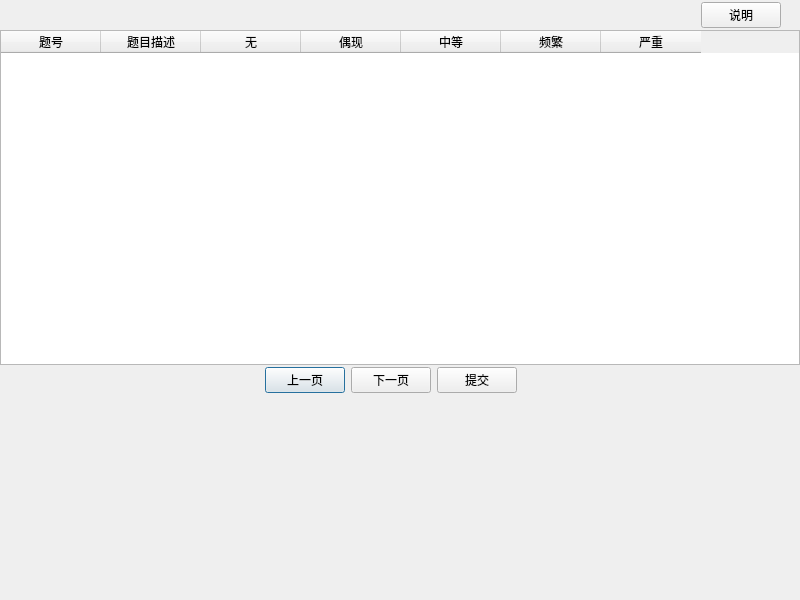
<?xml version="1.0" encoding="UTF-8"?>
<ui version="4.0">
 <class>SCL_90</class>
 <widget class="QDialog" name="SCL_90">
  <property name="geometry">
   <rect>
    <x>0</x>
    <y>0</y>
    <width>800</width>
    <height>600</height>
   </rect>
  </property>
  <property name="windowTitle">
   <string>Dialog</string>
  </property>
  <widget class="QStackedWidget" name="stackedWidget">
   <property name="geometry">
    <rect>
     <x>-10</x>
     <y>0</y>
     <width>811</width>
     <height>591</height>
    </rect>
   </property>
   <property name="currentIndex">
    <number>0</number>
   </property>
   <widget class="QWidget" name="page">
    <widget class="QWidget" name="horizontalLayoutWidget_3">
     <property name="geometry">
      <rect>
       <x>10</x>
       <y>440</y>
       <width>781</width>
       <height>41</height>
      </rect>
     </property>
     <layout class="QHBoxLayout" name="horizontalLayout_3">
      <item>
       <spacer name="horizontalSpacer_5">
        <property name="orientation">
         <enum>Qt::Orientation::Horizontal</enum>
        </property>
        <property name="sizeHint" stdset="0">
         <size>
          <width>40</width>
          <height>20</height>
         </size>
        </property>
       </spacer>
      </item>
      <item>
       <widget class="QLabel" name="hint">
        <property name="text">
         <string/>
        </property>
       </widget>
      </item>
      <item>
       <spacer name="horizontalSpacer_4">
        <property name="orientation">
         <enum>Qt::Orientation::Horizontal</enum>
        </property>
        <property name="sizeHint" stdset="0">
         <size>
          <width>40</width>
          <height>20</height>
         </size>
        </property>
       </spacer>
      </item>
     </layout>
    </widget>
    <widget class="QWidget" name="horizontalLayoutWidget_2">
     <property name="geometry">
      <rect>
       <x>10</x>
       <y>360</y>
       <width>781</width>
       <height>41</height>
      </rect>
     </property>
     <layout class="QHBoxLayout" name="horizontalLayout_2">
      <item>
       <spacer name="horizontalSpacer_2">
        <property name="orientation">
         <enum>Qt::Orientation::Horizontal</enum>
        </property>
        <property name="sizeHint" stdset="0">
         <size>
          <width>40</width>
          <height>20</height>
         </size>
        </property>
       </spacer>
      </item>
      <item>
       <widget class="QPushButton" name="prePage">
        <property name="text">
         <string>上一页</string>
        </property>
       </widget>
      </item>
      <item>
       <widget class="QPushButton" name="nextPage">
        <property name="text">
         <string>下一页</string>
        </property>
       </widget>
      </item>
      <item>
       <widget class="QPushButton" name="submit">
        <property name="text">
         <string>提交</string>
        </property>
       </widget>
      </item>
      <item>
       <spacer name="horizontalSpacer_3">
        <property name="orientation">
         <enum>Qt::Orientation::Horizontal</enum>
        </property>
        <property name="sizeHint" stdset="0">
         <size>
          <width>40</width>
          <height>20</height>
         </size>
        </property>
       </spacer>
      </item>
     </layout>
    </widget>
    <widget class="QTableWidget" name="Main_table">
     <property name="geometry">
      <rect>
       <x>10</x>
       <y>30</y>
       <width>800</width>
       <height>335</height>
      </rect>
     </property>
     <property name="font">
      <font>
       <pointsize>9</pointsize>
      </font>
     </property>
     <property name="styleSheet">
      <string notr="true">selection-background-color: rgb(200, 200, 200);
alternate-background-color: rgb(210, 239, 255);</string>
     </property>
     <property name="editTriggers">
      <set>QAbstractItemView::EditTrigger::NoEditTriggers</set>
     </property>
     <property name="rowCount">
      <number>0</number>
     </property>
     <attribute name="verticalHeaderVisible">
      <bool>false</bool>
     </attribute>
     <column>
      <property name="text">
       <string>题号</string>
      </property>
     </column>
     <column>
      <property name="text">
       <string>题目描述</string>
      </property>
     </column>
     <column>
      <property name="text">
       <string>无</string>
      </property>
     </column>
     <column>
      <property name="text">
       <string>偶现</string>
      </property>
     </column>
     <column>
      <property name="text">
       <string>中等</string>
      </property>
     </column>
     <column>
      <property name="text">
       <string>频繁</string>
      </property>
     </column>
     <column>
      <property name="text">
       <string>严重</string>
      </property>
     </column>
    </widget>
    <widget class="QWidget" name="horizontalLayoutWidget">
     <property name="geometry">
      <rect>
       <x>10</x>
       <y>0</y>
       <width>781</width>
       <height>31</height>
      </rect>
     </property>
     <layout class="QHBoxLayout" name="horizontalLayout">
      <item>
       <spacer name="horizontalSpacer">
        <property name="orientation">
         <enum>Qt::Orientation::Horizontal</enum>
        </property>
        <property name="sizeHint" stdset="0">
         <size>
          <width>40</width>
          <height>20</height>
         </size>
        </property>
       </spacer>
      </item>
      <item>
       <widget class="QPushButton" name="pushButton_3">
        <property name="text">
         <string>说明</string>
        </property>
       </widget>
      </item>
     </layout>
    </widget>
    <widget class="QWidget" name="horizontalLayoutWidget_4">
     <property name="geometry">
      <rect>
       <x>10</x>
       <y>400</y>
       <width>781</width>
       <height>41</height>
      </rect>
     </property>
     <layout class="QHBoxLayout" name="horizontalLayout_4">
      <item>
       <spacer name="horizontalSpacer_6">
        <property name="orientation">
         <enum>Qt::Orientation::Horizontal</enum>
        </property>
        <property name="sizeHint" stdset="0">
         <size>
          <width>40</width>
          <height>20</height>
         </size>
        </property>
       </spacer>
      </item>
      <item>
       <widget class="QLabel" name="pageHint">
        <property name="text">
         <string/>
        </property>
       </widget>
      </item>
      <item>
       <spacer name="horizontalSpacer_7">
        <property name="orientation">
         <enum>Qt::Orientation::Horizontal</enum>
        </property>
        <property name="sizeHint" stdset="0">
         <size>
          <width>40</width>
          <height>20</height>
         </size>
        </property>
       </spacer>
      </item>
     </layout>
    </widget>
   </widget>
   <widget class="QWidget" name="page_2">
    <widget class="QWidget" name="horizontalLayoutWidget_7">
     <property name="geometry">
      <rect>
       <x>20</x>
       <y>10</y>
       <width>771</width>
       <height>151</height>
      </rect>
     </property>
     <layout class="QHBoxLayout" name="horizontalLayout_7">
      <item>
       <layout class="QVBoxLayout" name="verticalLayout_2">
        <item>
         <widget class="QLabel" name="label">
          <property name="font">
           <font>
            <pointsize>18</pointsize>
           </font>
          </property>
          <property name="text">
           <string>总项目数        90</string>
          </property>
          <property name="alignment">
           <set>Qt::AlignmentFlag::AlignCenter</set>
          </property>
         </widget>
        </item>
        <item>
         <layout class="QHBoxLayout" name="horizontalLayout_13">
          <item>
           <widget class="QLabel" name="label_9">
            <property name="font">
             <font>
              <pointsize>11</pointsize>
             </font>
            </property>
            <property name="text">
             <string>用时</string>
            </property>
            <property name="alignment">
             <set>Qt::AlignmentFlag::AlignCenter</set>
            </property>
           </widget>
          </item>
          <item>
           <widget class="QLabel" name="temps">
            <property name="font">
             <font>
              <pointsize>13</pointsize>
             </font>
            </property>
            <property name="text">
             <string>0</string>
            </property>
            <property name="alignment">
             <set>Qt::AlignmentFlag::AlignCenter</set>
            </property>
           </widget>
          </item>
         </layout>
        </item>
        <item>
         <layout class="QHBoxLayout" name="horizontalLayout_11">
          <item>
           <widget class="QLabel" name="label_7">
            <property name="font">
             <font>
              <pointsize>11</pointsize>
             </font>
            </property>
            <property name="text">
             <string>总分</string>
            </property>
            <property name="alignment">
             <set>Qt::AlignmentFlag::AlignCenter</set>
            </property>
           </widget>
          </item>
          <item>
           <widget class="QLabel" name="sum">
            <property name="font">
             <font>
              <pointsize>13</pointsize>
             </font>
            </property>
            <property name="text">
             <string>0</string>
            </property>
            <property name="alignment">
             <set>Qt::AlignmentFlag::AlignCenter</set>
            </property>
           </widget>
          </item>
         </layout>
        </item>
        <item>
         <layout class="QHBoxLayout" name="horizontalLayout_12">
          <item>
           <widget class="QLabel" name="label_8">
            <property name="font">
             <font>
              <pointsize>11</pointsize>
             </font>
            </property>
            <property name="text">
             <string>均分</string>
            </property>
            <property name="alignment">
             <set>Qt::AlignmentFlag::AlignCenter</set>
            </property>
           </widget>
          </item>
          <item>
           <widget class="QLabel" name="avr">
            <property name="font">
             <font>
              <pointsize>13</pointsize>
             </font>
            </property>
            <property name="text">
             <string>0</string>
            </property>
            <property name="alignment">
             <set>Qt::AlignmentFlag::AlignCenter</set>
            </property>
           </widget>
          </item>
         </layout>
        </item>
       </layout>
      </item>
      <item>
       <layout class="QHBoxLayout" name="horizontalLayout_5">
        <item>
         <layout class="QVBoxLayout" name="verticalLayout">
          <item>
           <layout class="QHBoxLayout" name="horizontalLayout_8">
            <item>
             <widget class="QLabel" name="label_4">
              <property name="font">
               <font>
                <pointsize>11</pointsize>
               </font>
              </property>
              <property name="text">
               <string>阴性项目数</string>
              </property>
              <property name="alignment">
               <set>Qt::AlignmentFlag::AlignCenter</set>
              </property>
             </widget>
            </item>
            <item>
             <widget class="QLabel" name="negative_count">
              <property name="font">
               <font>
                <pointsize>13</pointsize>
               </font>
              </property>
              <property name="text">
               <string>0</string>
              </property>
              <property name="alignment">
               <set>Qt::AlignmentFlag::AlignCenter</set>
              </property>
             </widget>
            </item>
           </layout>
          </item>
          <item>
           <layout class="QHBoxLayout" name="horizontalLayout_6">
            <item>
             <widget class="QLabel" name="label_3">
              <property name="font">
               <font>
                <pointsize>11</pointsize>
               </font>
              </property>
              <property name="text">
               <string>阳性项目数</string>
              </property>
              <property name="alignment">
               <set>Qt::AlignmentFlag::AlignCenter</set>
              </property>
             </widget>
            </item>
            <item>
             <widget class="QLabel" name="positive_count">
              <property name="font">
               <font>
                <pointsize>13</pointsize>
               </font>
              </property>
              <property name="text">
               <string>0</string>
              </property>
              <property name="alignment">
               <set>Qt::AlignmentFlag::AlignCenter</set>
              </property>
             </widget>
            </item>
           </layout>
          </item>
          <item>
           <layout class="QHBoxLayout" name="horizontalLayout_9">
            <item>
             <widget class="QLabel" name="label_5">
              <property name="font">
               <font>
                <pointsize>11</pointsize>
               </font>
              </property>
              <property name="text">
               <string>阳性项目分</string>
              </property>
              <property name="alignment">
               <set>Qt::AlignmentFlag::AlignCenter</set>
              </property>
             </widget>
            </item>
            <item>
             <widget class="QLabel" name="positive_sum">
              <property name="font">
               <font>
                <pointsize>13</pointsize>
               </font>
              </property>
              <property name="text">
               <string>0</string>
              </property>
              <property name="alignment">
               <set>Qt::AlignmentFlag::AlignCenter</set>
              </property>
             </widget>
            </item>
           </layout>
          </item>
          <item>
           <layout class="QHBoxLayout" name="horizontalLayout_10">
            <item>
             <widget class="QLabel" name="label_6">
              <property name="font">
               <font>
                <pointsize>11</pointsize>
               </font>
              </property>
              <property name="text">
               <string>阳性项目均分</string>
              </property>
              <property name="alignment">
               <set>Qt::AlignmentFlag::AlignCenter</set>
              </property>
             </widget>
            </item>
            <item>
             <widget class="QLabel" name="positive_avr">
              <property name="font">
               <font>
                <pointsize>13</pointsize>
               </font>
              </property>
              <property name="text">
               <string>0</string>
              </property>
              <property name="alignment">
               <set>Qt::AlignmentFlag::AlignCenter</set>
              </property>
             </widget>
            </item>
           </layout>
          </item>
         </layout>
        </item>
       </layout>
      </item>
     </layout>
    </widget>
    <widget class="QTableWidget" name="PointTable">
     <property name="geometry">
      <rect>
       <x>20</x>
       <y>160</y>
       <width>391</width>
       <height>361</height>
      </rect>
     </property>
     <property name="editTriggers">
      <set>QAbstractItemView::EditTrigger::NoEditTriggers</set>
     </property>
     <row>
      <property name="text">
       <string>躯体化</string>
      </property>
     </row>
     <row>
      <property name="text">
       <string>强迫症状</string>
      </property>
     </row>
     <row>
      <property name="text">
       <string>人际关系敏感</string>
      </property>
     </row>
     <row>
      <property name="text">
       <string>抑郁</string>
      </property>
     </row>
     <row>
      <property name="text">
       <string>焦虑</string>
      </property>
     </row>
     <row>
      <property name="text">
       <string>敌对</string>
      </property>
     </row>
     <row>
      <property name="text">
       <string>恐怖</string>
      </property>
     </row>
     <row>
      <property name="text">
       <string>偏执</string>
      </property>
     </row>
     <row>
      <property name="text">
       <string>精神病性</string>
      </property>
     </row>
     <row>
      <property name="text">
       <string>其它</string>
      </property>
     </row>
     <row>
      <property name="text">
       <string>合计</string>
      </property>
     </row>
     <column>
      <property name="text">
       <string>原始分</string>
      </property>
     </column>
     <column>
      <property name="text">
       <string>平均分</string>
      </property>
     </column>
     <column>
      <property name="text">
       <string>86常模±标准差</string>
      </property>
     </column>
     <item row="0" column="2">
      <property name="text">
       <string>1.37±0.48</string>
      </property>
     </item>
     <item row="1" column="2">
      <property name="text">
       <string>1.62±0.58</string>
      </property>
     </item>
     <item row="2" column="2">
      <property name="text">
       <string>1.65±0.61</string>
      </property>
     </item>
     <item row="3" column="2">
      <property name="text">
       <string>1.50±0.59</string>
      </property>
     </item>
     <item row="4" column="2">
      <property name="text">
       <string>1.39±0.43</string>
      </property>
     </item>
     <item row="5" column="2">
      <property name="text">
       <string>1.46±0.55</string>
      </property>
     </item>
     <item row="6" column="2">
      <property name="text">
       <string>1.23±0.41</string>
      </property>
     </item>
     <item row="7" column="2">
      <property name="text">
       <string>1.43±0.57</string>
      </property>
     </item>
     <item row="8" column="2">
      <property name="text">
       <string>1.29±0.42</string>
      </property>
     </item>
     <item row="9" column="2">
      <property name="text">
       <string>-</string>
      </property>
      <property name="textAlignment">
       <set>AlignCenter</set>
      </property>
     </item>
     <item row="10" column="2">
      <property name="text">
       <string>1.44±0.43</string>
      </property>
     </item>
    </widget>
    <widget class="QPushButton" name="pushButton">
     <property name="geometry">
      <rect>
       <x>650</x>
       <y>530</y>
       <width>131</width>
       <height>51</height>
      </rect>
     </property>
     <property name="text">
      <string>退出</string>
     </property>
    </widget>
    <widget class="QTextBrowser" name="textBrowser">
     <property name="geometry">
      <rect>
       <x>410</x>
       <y>160</y>
       <width>381</width>
       <height>361</height>
      </rect>
     </property>
     <property name="html">
      <string>&lt;!DOCTYPE HTML PUBLIC &quot;-//W3C//DTD HTML 4.0//EN&quot; &quot;http://www.w3.org/TR/REC-html40/strict.dtd&quot;&gt;
&lt;html&gt;&lt;head&gt;&lt;meta name=&quot;qrichtext&quot; content=&quot;1&quot; /&gt;&lt;meta charset=&quot;utf-8&quot; /&gt;&lt;style type=&quot;text/css&quot;&gt;
p, li { white-space: pre-wrap; }
hr { height: 1px; border-width: 0; }
li.unchecked::marker { content: &quot;\2610&quot;; }
li.checked::marker { content: &quot;\2612&quot;; }
&lt;/style&gt;&lt;/head&gt;&lt;body style=&quot; font-family:'Microsoft YaHei UI'; font-size:9pt; font-weight:400; font-style:normal;&quot;&gt;
&lt;p align=&quot;center&quot; style=&quot; margin-top:0px; margin-bottom:0px; margin-left:0px; margin-right:0px; -qt-block-indent:0; text-indent:0px;&quot;&gt;&lt;span style=&quot; font-size:8pt;&quot;&gt;---各维度解释---&lt;/span&gt;&lt;/p&gt;
&lt;p align=&quot;justify&quot; style=&quot;-qt-paragraph-type:empty; margin-top:0px; margin-bottom:0px; margin-left:0px; margin-right:0px; -qt-block-indent:0; text-indent:0px; font-size:8pt;&quot;&gt;&lt;br /&gt;&lt;/p&gt;
&lt;p align=&quot;justify&quot; style=&quot;-qt-paragraph-type:empty; margin-top:0px; margin-bottom:0px; margin-left:0px; margin-right:0px; -qt-block-indent:0; text-indent:0px; font-size:8pt;&quot;&gt;&lt;br /&gt;&lt;/p&gt;
&lt;p align=&quot;justify&quot; style=&quot; margin-top:0px; margin-bottom:0px; margin-left:0px; margin-right:0px; -qt-block-indent:0; text-indent:0px;&quot;&gt;&lt;span style=&quot; font-family:'微软雅黑'; font-size:8pt; color:#663300;&quot;&gt;1.&lt;/span&gt;&lt;span style=&quot; font-family:'微软雅黑'; font-size:8pt; font-weight:700; color:#663300;&quot;&gt; 躯体化&lt;/span&gt;&lt;span style=&quot; font-family:'微软雅黑'; font-size:8pt; color:#663300;&quot;&gt;。主要反映主观的身体不适感。包括心血管、肠胃道、呼吸道系统主诉不适和头疼、脊病、肌肉酸痛、以及焦虑的其它躯体表现。&lt;/span&gt;&lt;/p&gt;
&lt;p align=&quot;justify&quot; style=&quot; margin-top:0px; margin-bottom:0px; margin-left:0px; margin-right:0px; -qt-block-indent:0; text-indent:0px;&quot;&gt;&lt;span style=&quot; font-family:'微软雅黑'; font-size:8pt; color:#333333;&quot;&gt;&lt;br /&gt;&lt;/span&gt;&lt;/p&gt;
&lt;p align=&quot;justify&quot; style=&quot; margin-top:0px; margin-bottom:0px; margin-left:0px; margin-right:0px; -qt-block-indent:0; text-indent:0px;&quot;&gt;&lt;span style=&quot; font-family:'微软雅黑'; font-size:8pt; color:#663300;&quot;&gt;2. &lt;/span&gt;&lt;span style=&quot; font-family:'微软雅黑'; font-size:8pt; font-weight:700; color:#663300;&quot;&gt;强迫症状&lt;/span&gt;&lt;span style=&quot; font-family:'微软雅黑'; font-size:8pt; color:#663300;&quot;&gt;。主要指那种明知没有必要，但又无法摆脱的无意义的思想、冲动、行为等表现，还有一些比较一般的感知障碍(如脑子变空了，记忆力不行等)，也在这一因子中反映。&lt;/span&gt;&lt;/p&gt;
&lt;p align=&quot;justify&quot; style=&quot; margin-top:0px; margin-bottom:0px; margin-left:0px; margin-right:0px; -qt-block-indent:0; text-indent:0px;&quot;&gt;&lt;span style=&quot; font-family:'微软雅黑'; font-size:8pt; color:#333333;&quot;&gt;&lt;br /&gt;&lt;/span&gt;&lt;/p&gt;
&lt;p align=&quot;justify&quot; style=&quot; margin-top:0px; margin-bottom:0px; margin-left:0px; margin-right:0px; -qt-block-indent:0; text-indent:0px;&quot;&gt;&lt;span style=&quot; font-family:'微软雅黑'; font-size:8pt; color:#663300;&quot;&gt;3. &lt;/span&gt;&lt;span style=&quot; font-family:'微软雅黑'; font-size:8pt; font-weight:700; color:#663300;&quot;&gt;人际关系敏感&lt;/span&gt;&lt;span style=&quot; font-family:'微软雅黑'; font-size:8pt; color:#663300;&quot;&gt;。它主要指某些个人不自在感与自卑感，尤其是在与他人相比较时更突出。自卑感、懊丧以及在人事关系明显相处不好的人，往往是这一因子高分现象。&lt;/span&gt;&lt;/p&gt;
&lt;p align=&quot;justify&quot; style=&quot; margin-top:0px; margin-bottom:0px; margin-left:0px; margin-right:0px; -qt-block-indent:0; text-indent:0px;&quot;&gt;&lt;span style=&quot; font-family:'微软雅黑'; font-size:8pt; color:#333333;&quot;&gt;&lt;br /&gt;&lt;/span&gt;&lt;/p&gt;
&lt;p align=&quot;justify&quot; style=&quot; margin-top:0px; margin-bottom:0px; margin-left:0px; margin-right:0px; -qt-block-indent:0; text-indent:0px;&quot;&gt;&lt;span style=&quot; font-family:'微软雅黑'; font-size:8pt; color:#663300;&quot;&gt;4. &lt;/span&gt;&lt;span style=&quot; font-family:'微软雅黑'; font-size:8pt; font-weight:700; color:#663300;&quot;&gt;抑郁&lt;/span&gt;&lt;span style=&quot; font-family:'微软雅黑'; font-size:8pt; color:#663300;&quot;&gt;。它反映的是临床上抑郁症状群相联系的广泛的概念。抑郁苦闷的感情和心境是代表性症状，它还以对生活的兴趣减退，缺乏活动愿望、丧失活动力等为特征，并包括失望、悲叹、与抑郁相联系的其他感知及躯体方面的问题。该因子中有几个项目包括了死亡、自杀等概念。&lt;/span&gt;&lt;/p&gt;
&lt;p align=&quot;justify&quot; style=&quot; margin-top:0px; margin-bottom:0px; margin-left:0px; margin-right:0px; -qt-block-indent:0; text-indent:0px;&quot;&gt;&lt;span style=&quot; font-family:'微软雅黑'; font-size:8pt; color:#333333;&quot;&gt;&lt;br /&gt;&lt;/span&gt;&lt;/p&gt;
&lt;p align=&quot;justify&quot; style=&quot; margin-top:0px; margin-bottom:0px; margin-left:0px; margin-right:0px; -qt-block-indent:0; text-indent:0px;&quot;&gt;&lt;span style=&quot; font-family:'微软雅黑'; font-size:8pt; color:#663300;&quot;&gt;5. &lt;/span&gt;&lt;span style=&quot; font-family:'微软雅黑'; font-size:8pt; font-weight:700; color:#663300;&quot;&gt;焦虑&lt;/span&gt;&lt;span style=&quot; font-family:'微软雅黑'; font-size:8pt; color:#663300;&quot;&gt;。它包括一些通常在临床上明显与焦虑症状相联系的症状与体验。一般指那些无法静息、神经过敏、紧张、以及由此产生躯体征象，那种游离不定的焦虑及惊恐发作是本因子的主要内容，它还包括有一个反映“解体”的项目。&lt;/span&gt;&lt;/p&gt;
&lt;p align=&quot;justify&quot; style=&quot; margin-top:0px; margin-bottom:0px; margin-left:0px; margin-right:0px; -qt-block-indent:0; text-indent:0px;&quot;&gt;&lt;span style=&quot; font-family:'微软雅黑'; font-size:8pt; color:#333333;&quot;&gt;&lt;br /&gt;&lt;/span&gt;&lt;/p&gt;
&lt;p align=&quot;justify&quot; style=&quot; margin-top:0px; margin-bottom:0px; margin-left:0px; margin-right:0px; -qt-block-indent:0; text-indent:0px;&quot;&gt;&lt;span style=&quot; font-family:'微软雅黑'; font-size:8pt; color:#663300;&quot;&gt;6. &lt;/span&gt;&lt;span style=&quot; font-family:'微软雅黑'; font-size:8pt; font-weight:700; color:#663300;&quot;&gt;敌对&lt;/span&gt;&lt;span style=&quot; font-family:'微软雅黑'; font-size:8pt; color:#663300;&quot;&gt;。这里主要以三个方面来反映病人的敌对表现：思想、感情及行为。其项目包括从厌烦、争论、摔物、直至争斗和不可抑制的冲动爆发等各个方面。&lt;/span&gt;&lt;/p&gt;
&lt;p align=&quot;justify&quot; style=&quot; margin-top:0px; margin-bottom:0px; margin-left:0px; margin-right:0px; -qt-block-indent:0; text-indent:0px;&quot;&gt;&lt;span style=&quot; font-family:'微软雅黑'; font-size:8pt; color:#333333;&quot;&gt;&lt;br /&gt;&lt;/span&gt;&lt;/p&gt;
&lt;p align=&quot;justify&quot; style=&quot; margin-top:0px; margin-bottom:0px; margin-left:0px; margin-right:0px; -qt-block-indent:0; text-indent:0px;&quot;&gt;&lt;span style=&quot; font-family:'微软雅黑'; font-size:8pt; color:#663300;&quot;&gt;7. &lt;/span&gt;&lt;span style=&quot; font-family:'微软雅黑'; font-size:8pt; font-weight:700; color:#663300;&quot;&gt;恐怖&lt;/span&gt;&lt;span style=&quot; font-family:'微软雅黑'; font-size:8pt; color:#663300;&quot;&gt;。它与传统的恐怖症状或广场恐怖症所反映的内容基本一致，恐惧的对象包括出门旅行、空旷场地、人群、或公共场合及交通工具。此外还有反映社交恐怖的项目。&lt;/span&gt;&lt;/p&gt;
&lt;p align=&quot;justify&quot; style=&quot; margin-top:0px; margin-bottom:0px; margin-left:0px; margin-right:0px; -qt-block-indent:0; text-indent:0px;&quot;&gt;&lt;span style=&quot; font-family:'微软雅黑'; font-size:8pt; color:#333333;&quot;&gt;&lt;br /&gt;&lt;/span&gt;&lt;/p&gt;
&lt;p align=&quot;justify&quot; style=&quot; margin-top:0px; margin-bottom:0px; margin-left:0px; margin-right:0px; -qt-block-indent:0; text-indent:0px;&quot;&gt;&lt;span style=&quot; font-family:'微软雅黑'; font-size:8pt; color:#663300;&quot;&gt;8. &lt;/span&gt;&lt;span style=&quot; font-family:'微软雅黑'; font-size:8pt; font-weight:700; color:#663300;&quot;&gt;偏执&lt;/span&gt;&lt;span style=&quot; font-family:'微软雅黑'; font-size:8pt; color:#663300;&quot;&gt;。偏执是一个十分复杂的概念：本因子只是包括了它的一些基本内容，主要是指思维方面，如投射性思维、敌对、猜疑、关系妄想、妄想、被动体验和夸大等。&lt;/span&gt;&lt;/p&gt;
&lt;p align=&quot;justify&quot; style=&quot; margin-top:0px; margin-bottom:0px; margin-left:0px; margin-right:0px; -qt-block-indent:0; text-indent:0px;&quot;&gt;&lt;span style=&quot; font-family:'微软雅黑'; font-size:8pt; color:#333333;&quot;&gt;&lt;br /&gt;&lt;/span&gt;&lt;/p&gt;
&lt;p align=&quot;justify&quot; style=&quot; margin-top:0px; margin-bottom:0px; margin-left:0px; margin-right:0px; -qt-block-indent:0; text-indent:0px;&quot;&gt;&lt;span style=&quot; font-family:'微软雅黑'; font-size:8pt; color:#663300;&quot;&gt;9. &lt;/span&gt;&lt;span style=&quot; font-family:'微软雅黑'; font-size:8pt; font-weight:700; color:#663300;&quot;&gt;精神病性&lt;/span&gt;&lt;span style=&quot; font-family:'微软雅黑'; font-size:8pt; color:#663300;&quot;&gt;。它包括有幻听、思维播散、被控制感、思维被插入等反映精神分裂症择定状项目。&lt;/span&gt;&lt;/p&gt;
&lt;p align=&quot;justify&quot; style=&quot; margin-top:0px; margin-bottom:0px; margin-left:0px; margin-right:0px; -qt-block-indent:0; text-indent:0px;&quot;&gt;&lt;span style=&quot; font-family:'微软雅黑'; font-size:8pt; color:#333333;&quot;&gt;&lt;br /&gt;&lt;/span&gt;&lt;/p&gt;
&lt;p align=&quot;justify&quot; style=&quot; margin-top:0px; margin-bottom:0px; margin-left:0px; margin-right:0px; -qt-block-indent:0; text-indent:0px;&quot;&gt;&lt;span style=&quot; font-family:'微软雅黑'; font-size:8pt; color:#663300;&quot;&gt;10. &lt;/span&gt;&lt;span style=&quot; font-family:'微软雅黑'; font-size:8pt; font-weight:700; color:#663300;&quot;&gt;其它&lt;/span&gt;&lt;span style=&quot; font-family:'微软雅黑'; font-size:8pt; color:#663300;&quot;&gt;。主要反映睡眠及饮食情况。&lt;/span&gt;&lt;/p&gt;&lt;/body&gt;&lt;/html&gt;</string>
     </property>
    </widget>
    <widget class="QTextBrowser" name="textBrowser_2">
     <property name="geometry">
      <rect>
       <x>20</x>
       <y>520</y>
       <width>621</width>
       <height>71</height>
      </rect>
     </property>
     <property name="html">
      <string>&lt;!DOCTYPE HTML PUBLIC &quot;-//W3C//DTD HTML 4.0//EN&quot; &quot;http://www.w3.org/TR/REC-html40/strict.dtd&quot;&gt;
&lt;html&gt;&lt;head&gt;&lt;meta name=&quot;qrichtext&quot; content=&quot;1&quot; /&gt;&lt;meta charset=&quot;utf-8&quot; /&gt;&lt;style type=&quot;text/css&quot;&gt;
p, li { white-space: pre-wrap; }
hr { height: 1px; border-width: 0; }
li.unchecked::marker { content: &quot;\2610&quot;; }
li.checked::marker { content: &quot;\2612&quot;; }
&lt;/style&gt;&lt;/head&gt;&lt;body style=&quot; font-family:'Microsoft YaHei UI'; font-size:9pt; font-weight:400; font-style:normal;&quot;&gt;
&lt;p style=&quot; margin-top:0px; margin-bottom:0px; margin-left:0px; margin-right:0px; -qt-block-indent:0; text-indent:0px;&quot;&gt;&lt;span style=&quot; font-family:'ui-sans-serif','system-ui','sans-serif','Apple Color Emoji','Segoe UI Emoji','Segoe UI Symbol','Noto Color Emoji'; font-size:10pt; font-weight:700; color:#1f2329; background-color:#ffffff;&quot;&gt;本测试结果基于SCL-90量表设计，仅为自我评估参考，在任何场合下不构成医学诊断或治疗依据。&lt;/span&gt;&lt;/p&gt;
&lt;p style=&quot; margin-top:0px; margin-bottom:0px; margin-left:0px; margin-right:0px; -qt-block-indent:0; text-indent:0px;&quot;&gt;&lt;span style=&quot; font-family:'ui-sans-serif','system-ui','sans-serif','Apple Color Emoji','Segoe UI Emoji','Segoe UI Symbol','Noto Color Emoji'; font-size:10pt; color:#1f2329; background-color:#ffffff;&quot;&gt;测试数据由用户自行填写，结果准确性依赖于填写真实性，软件不承担数据误差相关责任。若存在心理困扰或健康问题，请及时咨询专业医师或心理工作者。&lt;/span&gt;&lt;/p&gt;
&lt;p style=&quot; margin-top:0px; margin-bottom:0px; margin-left:0px; margin-right:0px; -qt-block-indent:0; text-indent:0px;&quot;&gt;&lt;span style=&quot; font-family:'ui-sans-serif','system-ui','sans-serif','Apple Color Emoji','Segoe UI Emoji','Segoe UI Symbol','Noto Color Emoji'; font-size:10pt; color:#1f2329; background-color:#ffffff;&quot;&gt;血的教训：&lt;/span&gt;&lt;span style=&quot; font-family:'ui-sans-serif','system-ui','sans-serif','Apple Color Emoji','Segoe UI Emoji','Segoe UI Symbol','Noto Color Emoji'; font-size:10pt; font-weight:700; color:#1f2329; background-color:#ffffff;&quot;&gt;切勿仅凭本结果自行判断或采取干预措施。&lt;/span&gt;&lt;/p&gt;
&lt;p style=&quot; margin-top:0px; margin-bottom:0px; margin-left:0px; margin-right:0px; -qt-block-indent:0; text-indent:0px;&quot;&gt;&lt;span style=&quot; font-family:'ui-sans-serif','system-ui','sans-serif','Apple Color Emoji','Segoe UI Emoji','Segoe UI Symbol','Noto Color Emoji'; font-size:10pt; font-weight:700; color:#1f2329; background-color:#ffffff;&quot;&gt;基于此，我们不会提供任何诊断相关标准，仅附上一份86常模作为参考。&lt;/span&gt;&lt;/p&gt;&lt;/body&gt;&lt;/html&gt;</string>
     </property>
    </widget>
   </widget>
  </widget>
 </widget>
 <resources/>
 <connections/>
</ui>
